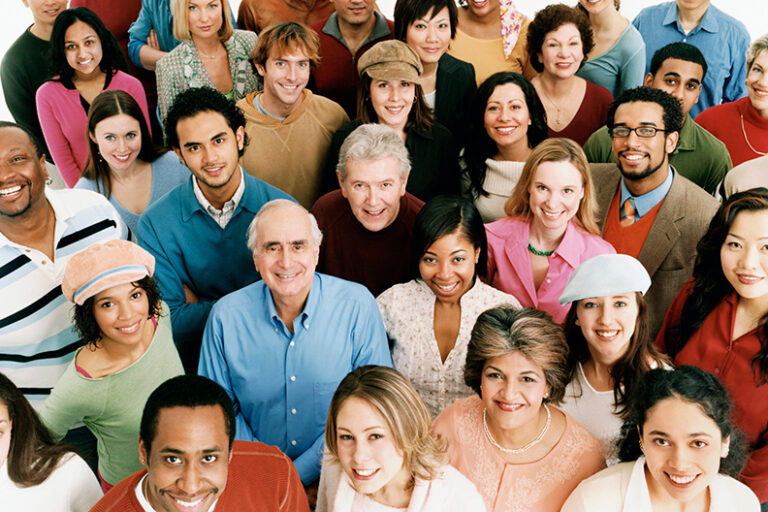
#> input picture images/imagen2.png, 768 x 512 px
$ jupyter execute --allow-errors P03.ipynb   (text cells are left out)
#> lines starting #> are read from the running program, lines starting #| are printed output that depends on the picture; pictures that were not available may be replaced by others from this repository, and a replacement may not be noted
[cell 1]
import cv2 as cv
import numpy as np
import matplotlib.pyplot as plt

[cell 2]
img = cv.imread('images/imagen2.png')
#> img is the input picture: shape (512, 768, 3); mean B, G, R 104.8, 119.5, 140.9
negative_image = 255 - img
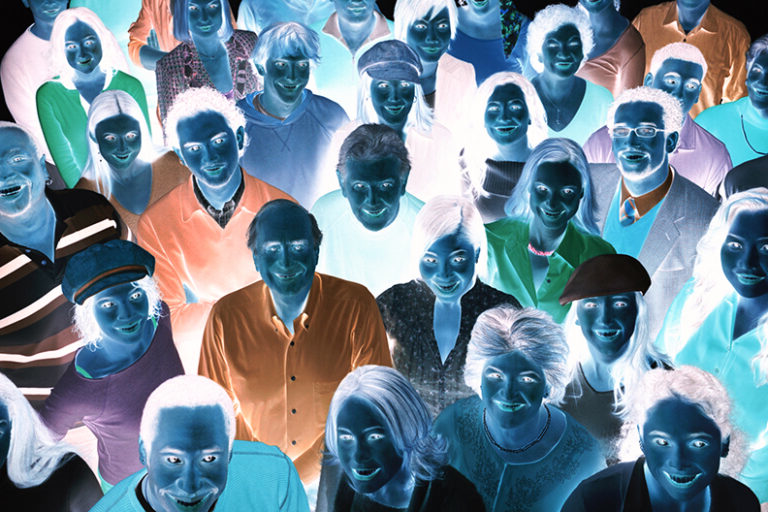
#> negative_image: shape (512, 768, 3); mean B, G, R 150.2, 135.5, 114.1

height, width, _ = img.shape
#> height = 512; width = 768

fourcc = cv.VideoWriter_fourcc(*'mp4v')
fps = 60.0
video_writer = cv.VideoWriter('videos/video2.mp4', fourcc, fps, (width, height))

for i in range(width):
    img_act = img.copy()
    img_act[:, i:] = negative_image[:, i:]
    video_writer.write(img_act)

video_writer.release()


video = cv.VideoCapture('videos/video2.mp4')
ret, frame = video.read()
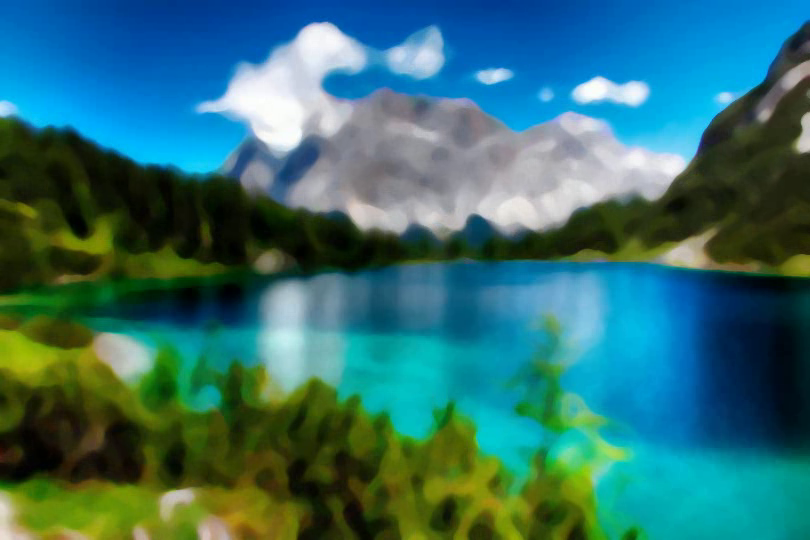
#> input picture frame 10 of videos/video4.mp4, 810 x 540 px, given in place of video2.mp4, which was not available
#> frame is the input picture: shape (540, 810, 3); mean B, G, R 110.8, 111.1, 50.6

while True:

    ret, frame = video.read()

    if not ret:
        video.set(cv.CAP_PROP_POS_FRAMES, 0)
        continue

    cv.imshow('Original Image', img)
    cv.imshow('Video', frame)
    if cv.waitKey(1) & 0xFF == ord('q'):
#> (key q is pressed here)
        break

cv.destroyAllWindows()
video.release()

[cell 3]
img = cv.imread('images/imagen3.png')
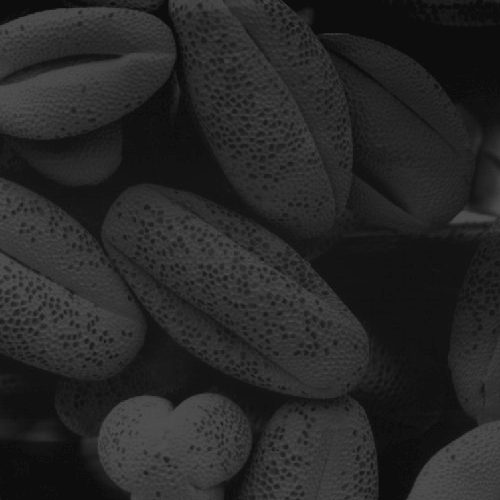
#> input picture images/imagen3.png, 500 x 500 px
#> img is the input picture: shape (500, 500, 3); min 13, max 83, mean 38.7

cv.imshow('Original Image', img)

gray = cv.cvtColor(img, cv.COLOR_BGR2GRAY)

cv.imshow('Gray-Scale Image', gray)
cv.imwrite('gif/imagen3_gray.png', gray)

gray_equalized = cv.equalizeHist(gray)
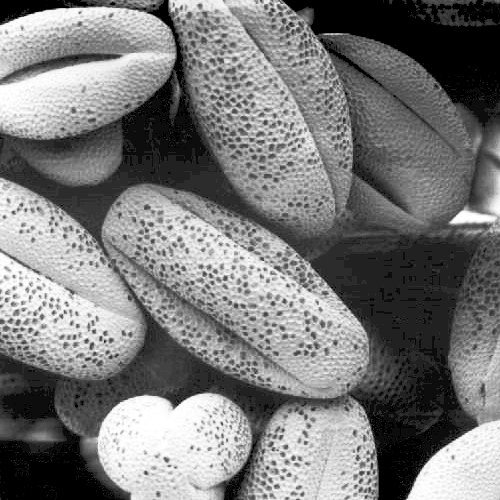
#> gray_equalized: shape (500, 500); min 0, max 255, mean 121.5
cv.imshow('Gray Equalized', gray_equalized)
cv.imwrite('gif/imagen3_gray_equalized.png', gray_equalized)

gray_hist = cv.calcHist([gray_equalized], [0] , None,[256], [0,256])
#> gray_hist = 256 values, max 17814 at index 0, min 0 at index 2, mean 976.6
gray_cum = np.cumsum(gray_hist)
#> gray_cum = 256 values from 17814 to 250000
plt.figure()
plt.title('Gray Equalized Histogram')
plt.xlabel('Bins')
plt.ylabel('# of pixels')
plt.plot(gray_hist/np.max(gray_hist))
plt.plot(gray_cum/np.max(gray_cum))
plt.legend(['Histogram', 'Accumulated Histogram'],loc='right')
plt.savefig('gif/imagen3_gray_equalized_histogram.jpg')
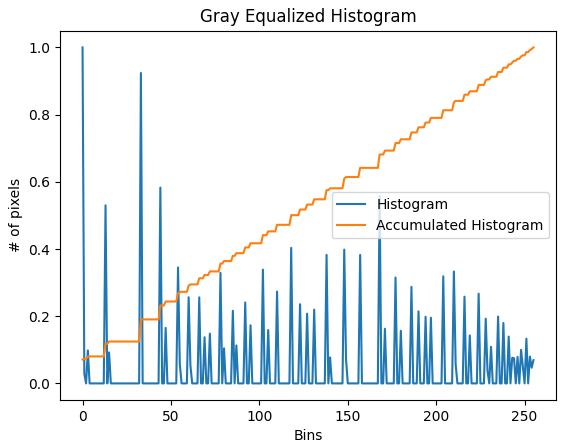
#> figure drawn by matplotlib, 1 panel; curve peaks at x = 0, y = 1; curve peaks at x = 255, y = 1
plt.show()


colors = ('b','g','r')

colour_equalized = img
for i, col in enumerate(colors):
    colour_equalized[:,:,i] = cv.equalizeHist(img[:,:,i])
    hist = cv.calcHist([colour_equalized], [i], None, [256], [0,256])
    hist_cum = np.cumsum(hist)
    plt.plot(hist/np.max(hist), color=col)
    plt.plot(hist_cum/np.max(hist_cum), color=col)
    plt.xlim([0,256])
plt.title('Colours Equalized Histogram')
plt.xlabel('Bins')
plt.ylabel('# of pixels')
plt.savefig('gif/imagen3_colour_equalized_histogram.jpg')
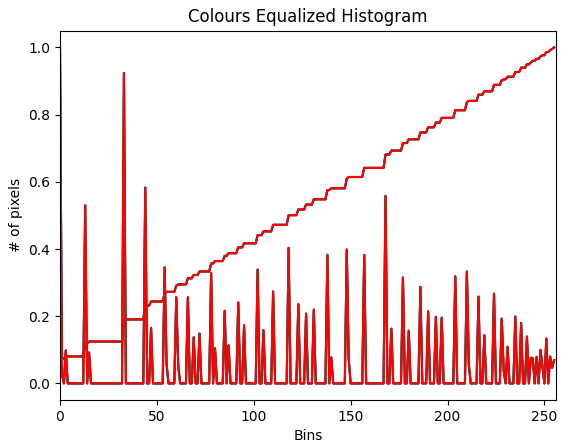
#> figure drawn by matplotlib, 1 panel; curve peaks at x = 0, y = 1; curve peaks at x = 255, y = 1; curve peaks at x = 0, y = 1
plt.show()

cv.imshow('Colour Equalized', colour_equalized)

bilateral_gray_equalized = gray_equalized
for _ in range(10):
    bilateral_gray_equalized = cv.bilateralFilter(bilateral_gray_equalized, 10, 11, 11)
    image=bilateral_gray_equalized
    cv.imshow('Bilateral - gray_equalized', image)
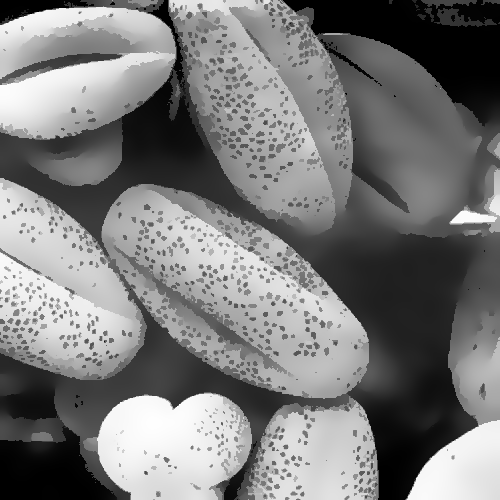
#> bilateral_gray_equalized: shape (500, 500); min 0, max 254, mean 122.2
cv.imwrite('gif/bilateral_gray.png', bilateral_gray_equalized)

bilateral_colours_equalized = colour_equalized
for _ in range(10):
    bilateral_colours_equalized = cv.bilateralFilter(bilateral_colours_equalized, 10, 11, 11)
    image=bilateral_colours_equalized
    cv.imshow('Bilateral - color_equalized', image)
cv.imwrite('gif/bilateral_color.png', bilateral_colours_equalized)

cv.imwrite('images/imagen3_salida.png', bilateral_colours_equalized)

cv.waitKey(0)
cv.destroyAllWindows()

[cell 4]
img = cv.imread('images/imagen4.jpg')
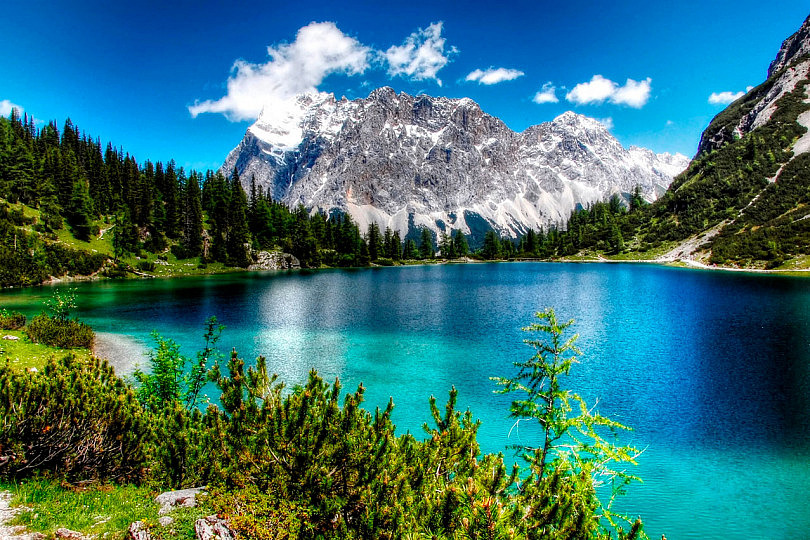
#> input picture images/imagen4.jpg, 810 x 540 px
#> img is the input picture: shape (540, 810, 3); mean B, G, R 116.4, 113.9, 57.3

height, width, _ = img.shape
#> height = 540; width = 810

fourcc = cv.VideoWriter_fourcc(*'mp4v')
#> fourcc = 1983148141
fps =5.0
video_writer = cv.VideoWriter('videos/video4.mp4', fourcc, fps, (width, height))

frames = 100
ksize = 7
current_img = img.copy()

for i in range(frames):
    current_img = cv.medianBlur(current_img, ksize)
    video_writer.write(current_img)
#> this loop made 100 passes
#> pass 1, `current_img = cv.medianBlur(current_img, ksize)`:
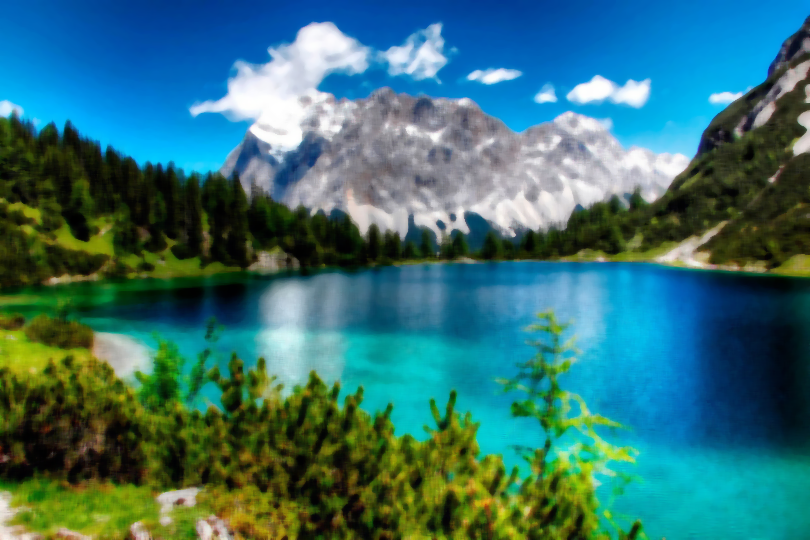
#> current_img: shape (540, 810, 3); mean B, G, R 114.1, 112.8, 54.3
#> after the loop:
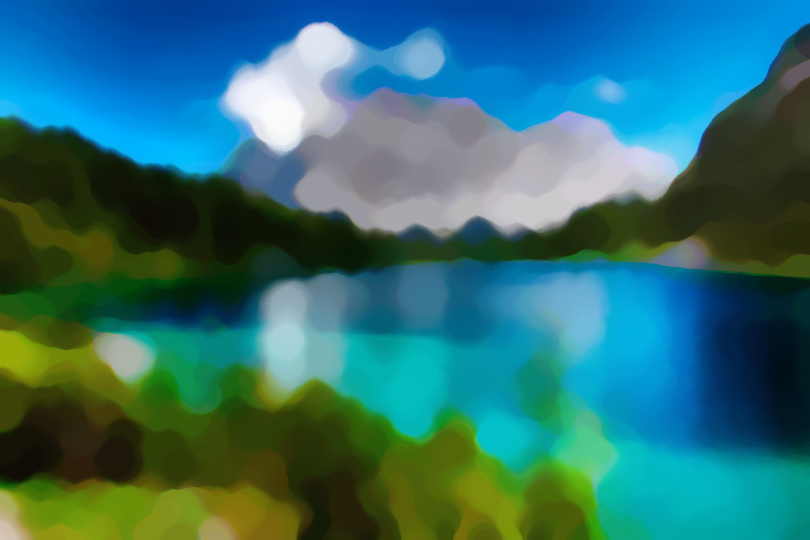
#> current_img: shape (540, 810, 3); mean B, G, R 112.2, 111.6, 48.8

video_writer.release()

video = cv.VideoCapture('videos/video4.mp4')
ret, frame = video.read()

while True:

    ret, frame = video.read()

    if not ret:
        video.set(cv.CAP_PROP_POS_FRAMES, 0)
        continue

    cv.imshow('Original Image', img)
    cv.imshow('Video', frame)
    if cv.waitKey(1) & 0xFF == ord('q'):
#> (key q is pressed here)
        break

cv.destroyAllWindows()
video.release()
